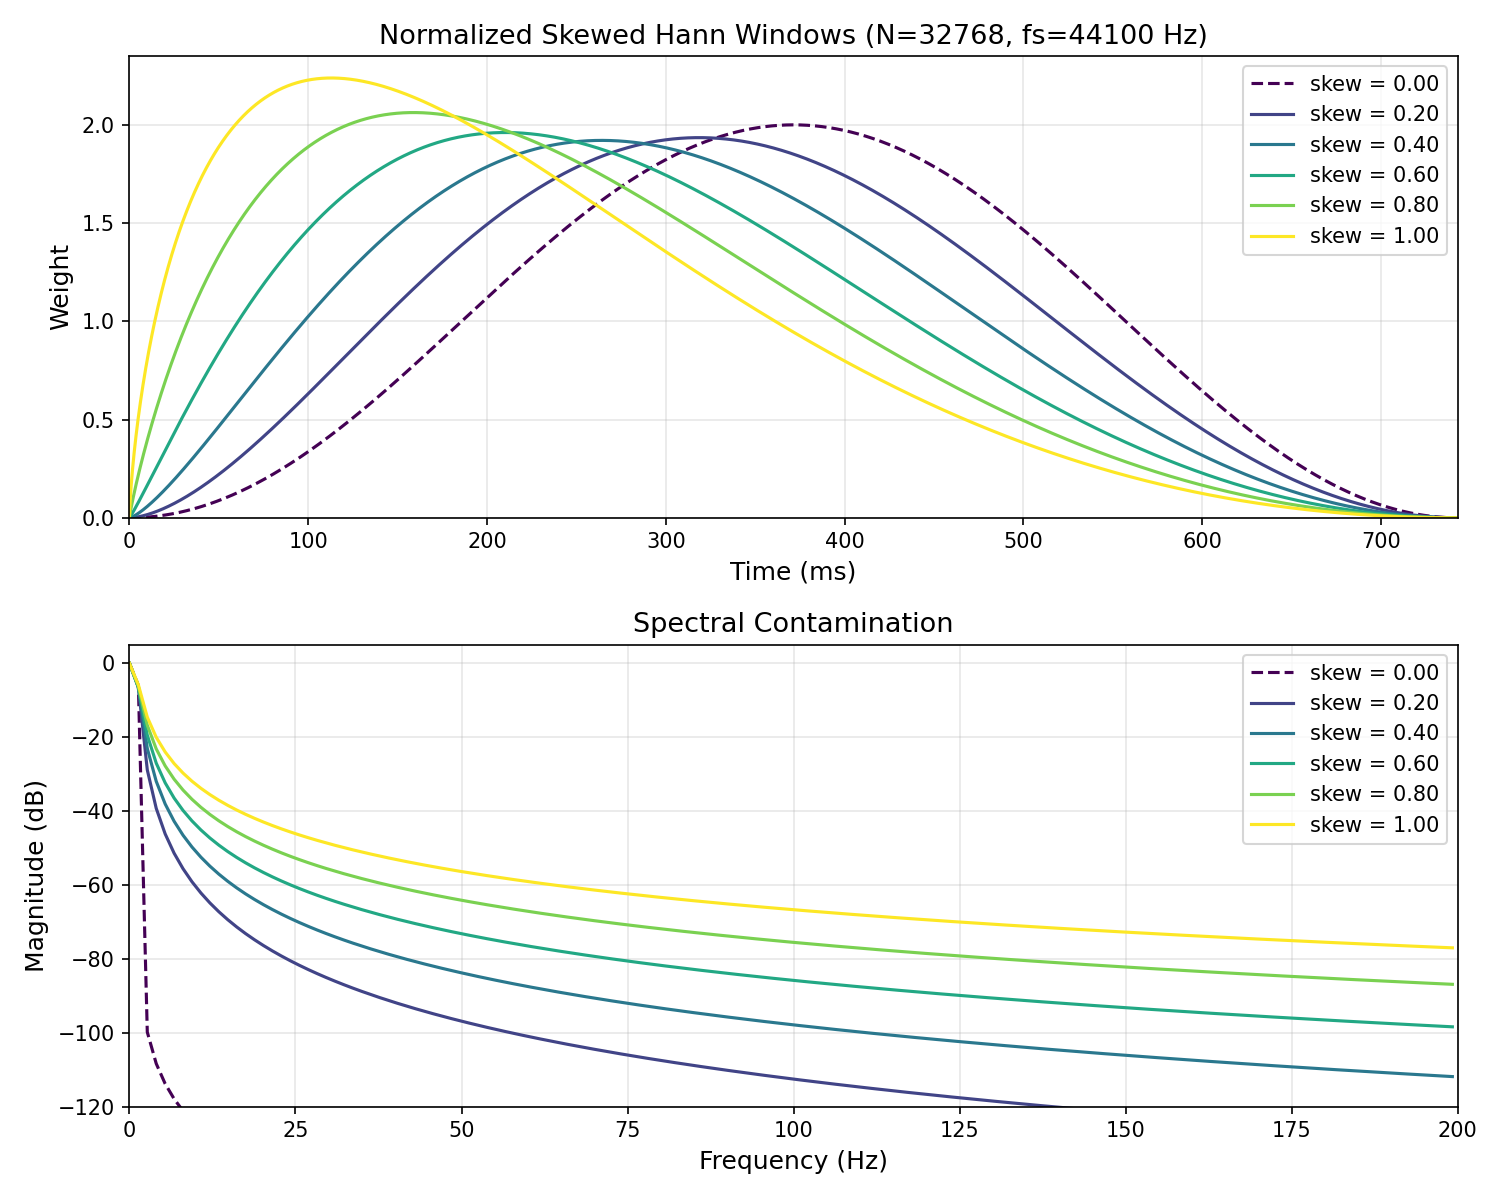

Write the Python code that produced this figure.
#!/usr/bin/env python3
"""Plot normalized skewed Hann windows and their spectral contamination."""

import argparse
import numpy as np
import matplotlib.pyplot as plt


def skewed_hann(N, skew=0.0):
    """Generate a skewed Hann window.

    Args:
        N: Window length in samples.
        skew: 0.0 = symmetric Hann, positive values shift peak toward
              the end of the window. Practical range 0.0 to ~3.0.
    """
    t = np.linspace(0, 1, N)

    if skew != 0.0:
        gamma = np.exp(-skew)
        t = t ** gamma

    return 0.5 * (1.0 - np.cos(2.0 * np.pi * t))


def normalize_window(w):
    """Normalize so that sum(w) == len(w), matching the C implementation."""
    return w * (len(w) / w.sum())


def window_spectrum_db(w, nfft):
    """Compute the normalized magnitude spectrum in dB."""
    W = np.fft.rfft(w, n=nfft)
    mag = np.abs(W)
    mag /= mag.max()
    return 20.0 * np.log10(mag + 1e-12)


def main():
    parser = argparse.ArgumentParser(
        description="Plot skewed Hann windows and their spectral contamination."
    )
    parser.add_argument(
        "-n", "--steps", type=int, default=6,
        help="Number of skew steps from 0 to --skew-max (default: 6)"
    )
    parser.add_argument(
        "--skew-max", type=float, default=1.0,
        help="Maximum skew value (default: 1.0)"
    )
    parser.add_argument(
        "--fft-length", type=int, default=32768,
        help="FFT length in samples (default: 32768)"
    )
    parser.add_argument(
        "--sample-rate", type=int, default=44100,
        help="Sample rate in Hz (default: 44100)"
    )
    parser.add_argument(
        "--freq-range", type=float, default=200.0,
        help="Frequency range to display in Hz (default: 200)"
    )
    parser.add_argument(
        "-o", "--output", type=str, default="skewed_hann_analysis.png",
        help="Output filename (default: skewed_hann_analysis.png)"
    )

    args = parser.parse_args()

    N = args.fft_length
    fs = args.sample_rate
    skews = np.linspace(0.0, args.skew_max, args.steps)
    time_ms = np.linspace(0, 1000.0 * N / fs, N)

    # Frequency axis for the spectral plot
    freqs = np.fft.rfftfreq(N, d=1.0 / fs)
    freq_mask = freqs <= args.freq_range
    freqs_show = freqs[freq_mask]

    # Colormap
    cmap = plt.cm.viridis
    colors = [cmap(i / (len(skews) - 1)) for i in range(len(skews))]

    fig, axes = plt.subplots(2, 1, figsize=(10, 8))

    # --- Time domain ---
    ax = axes[0]
    for skew, color in zip(skews, colors):
        w = normalize_window(skewed_hann(N, skew))
        label = f"skew = {skew:.2f}"
        style = "--" if skew == 0.0 else "-"
        ax.plot(time_ms, w, style, color=color, label=label, linewidth=1.5)

    ax.set_xlabel("Time (ms)", fontsize=12)
    ax.set_ylabel("Weight", fontsize=12)
    ax.set_title(
        f"Normalized Skewed Hann Windows (N={N}, fs={fs} Hz)", fontsize=13
    )
    ax.legend(fontsize=10)
    ax.set_xlim(0, time_ms[-1])
    ax.set_ylim(bottom=0)
    ax.grid(True, alpha=0.3)

    # --- Frequency domain ---
    ax = axes[1]
    for skew, color in zip(skews, colors):
        w = normalize_window(skewed_hann(N, skew))
        db = window_spectrum_db(w, N)[freq_mask]
        label = f"skew = {skew:.2f}"
        style = "--" if skew == 0.0 else "-"
        ax.plot(freqs_show, db, style, color=color, label=label, linewidth=1.5)

    ax.set_xlabel("Frequency (Hz)", fontsize=12)
    ax.set_ylabel("Magnitude (dB)", fontsize=12)
    ax.set_title("Spectral Contamination", fontsize=13)
    ax.legend(fontsize=10)
    ax.set_ylim(-120, 5)
    ax.set_xlim(0, args.freq_range)
    ax.grid(True, alpha=0.3)

    plt.tight_layout()
    plt.savefig(args.output, dpi=150)
    print(f"Saved to {args.output}")


if __name__ == "__main__":
    main()
